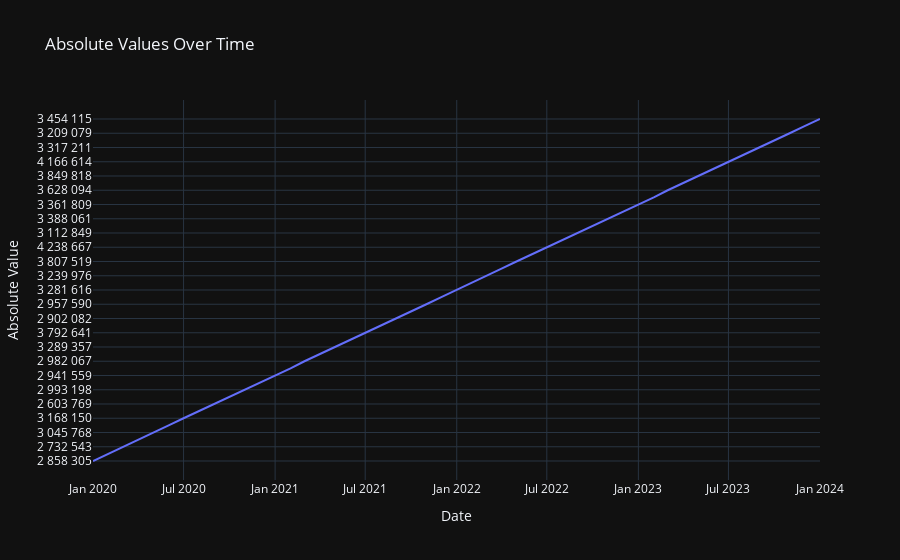

The cell this chart's notebook holds for it:
### Code cell
fig.update_layout(
    xaxis_title='Date',
    yaxis_title='Absolute Value',
    template='plotly_dark',
    hovermode='x unified'
)

fig.show()

### Figure 1 — Plotly figure (JSON) as saved in the notebook; plotly's stock layout.template omitted (floating-point values rounded to 4 significant figures)
{"data": [{"hovertemplate": "Date=%{x}<br>ABS_Value=%{y}<extra></extra>", "legendgroup": "", "line": {"color": "#636efa", "dash": "solid"}, "marker": {"symbol": "circle"}, "mode": "lines", "name": "", "orientation": "v", "showlegend": false, "type": "scatter", "x": ["2020-01-01T00:00:00", "2020-02-01T00:00:00", "2020-03-01T00:00:00", "2020-04-01T00:00:00", "2020-05-01T00:00:00", "2020-06-01T00:00:00", "2020-07-01T00:00:00", "2020-08-01T00:00:00", "2020-09-01T00:00:00", "2020-10-01T00:00:00", "2020-11-01T00:00:00", "2020-12-01T00:00:00", "2021-01-01T00:00:00", "2021-02-01T00:00:00", "2021-03-01T00:00:00", "2021-04-01T00:00:00", "2021-05-01T00:00:00", "2021-06-01T00:00:00", "2021-07-01T00:00:00", "2021-08-01T00:00:00", "2021-09-01T00:00:00", "2021-10-01T00:00:00", "2021-11-01T00:00:00", "2021-12-01T00:00:00", "2022-01-01T00:00:00", "2022-02-01T00:00:00", "2022-03-01T00:00:00", "2022-04-01T00:00:00", "2022-05-01T00:00:00", "2022-06-01T00:00:00", "2022-07-01T00:00:00", "2022-08-01T00:00:00", "2022-09-01T00:00:00", "2022-10-01T00:00:00", "2022-11-01T00:00:00", "2022-12-01T00:00:00", "2023-01-01T00:00:00", "2023-02-01T00:00:00", "2023-03-01T00:00:00", "2023-04-01T00:00:00", "2023-05-01T00:00:00", "2023-06-01T00:00:00", "2023-07-01T00:00:00", "2023-08-01T00:00:00", "2023-09-01T00:00:00", "2023-10-01T00:00:00", "2023-11-01T00:00:00", "2023-12-01T00:00:00", "2024-01-01T00:00:00"], "xaxis": "x", "y": ["2 858 305", "3 123 016", "2 732 543", "2 890 361", "3 045 768", "3 143 364", "3 168 150", "3 126 036", "2 603 769", "2 866 839", "2 993 198", "2 800 046", "2 941 559", "3 284 008", "2 982 067", "3 041 338", "3 289 357", "3 601 957", "3 792 641", "3 798 891", "2 902 082", "3 032 415", "2 957 590", "3 123 301", "3 281 616", "3 415 598", "3 239 976", "3 421 123", "3 807 519", "4 001 311", "4 238 667", "4 373 112", "3 112 849", "3 554 374", "3 388 061", "3 400 052", "3 361 809", "3 519 616", "3 628 094", "3 600 756", "3 849 818", "4 037 429", "4 166 614", "4 165 618", "3 317 211", "3 322 211", "3 209 079", "3 282 721", "3 454 115"], "yaxis": "y"}], "layout": {"hovermode": "x unified", "legend": {"tracegroupgap": 0}, "title": {"text": "Absolute Values Over Time"}, "xaxis": {"anchor": "y", "domain": [0, 1], "title": {"text": "Date"}}, "yaxis": {"anchor": "x", "domain": [0, 1], "title": {"text": "Absolute Value"}}}}
